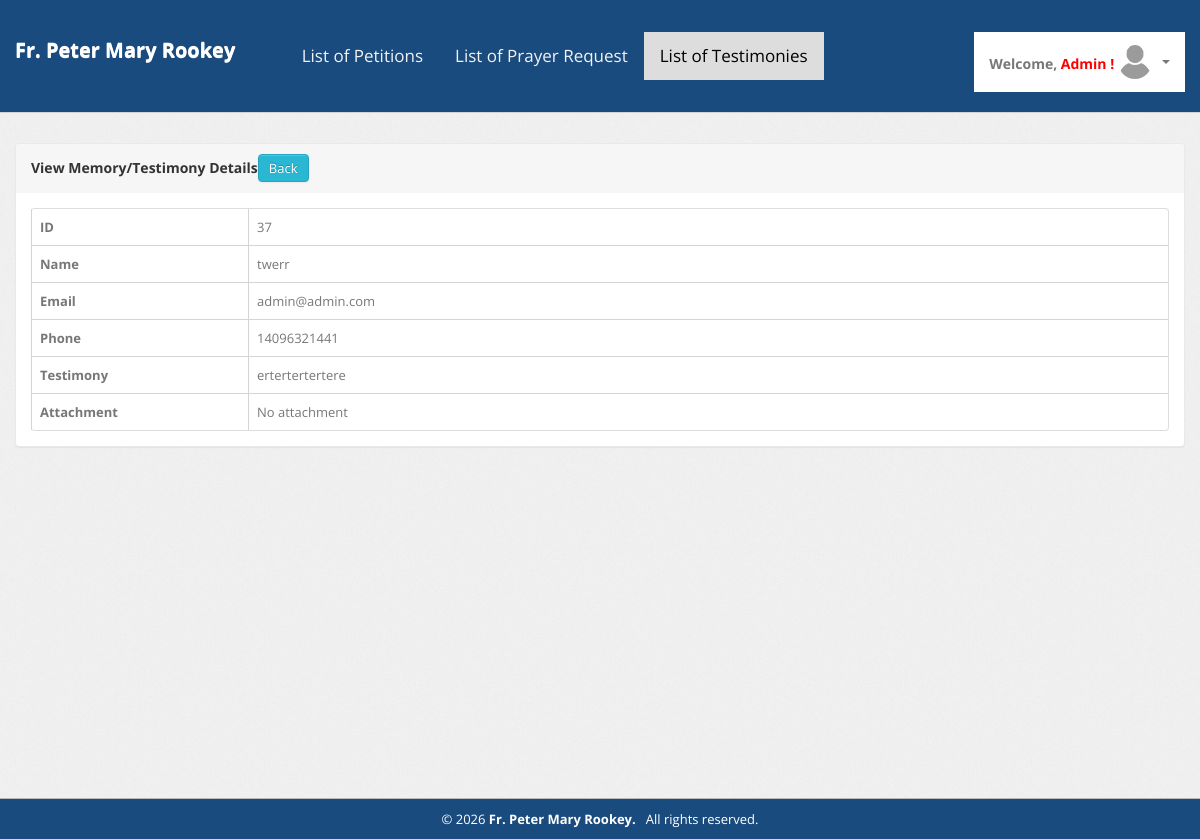
The page /admin-dashboard/memories-view.php?id=37 (signed in) on the database its author committed.
### tables this page shows
CREATE TABLE IF NOT EXISTS `testimonials` (
  `id` int unsigned NOT NULL AUTO_INCREMENT,
  `name` varchar(255) NOT NULL,
  `email` varchar(255) NOT NULL,
  `phone` varchar(50) NOT NULL,
  `testimony` text NOT NULL,
  `file_path` varchar(255) DEFAULT NULL,
  `created_at` timestamp NULL DEFAULT CURRENT_TIMESTAMP,
  PRIMARY KEY (`id`)
);

### admin-dashboard/memories-view.php (the view, shortened to what this page needs)
<?php
	include_once('config.php');
    $id = isset($_GET['id']) ? intval($_GET['id']) : 0;
?>
<!DOCTYPE html>
<html lang="en">
<head>
    <link type="text/css" href="bootstrap/css/bootstrap.min.css" rel="stylesheet">
    <link type="text/css" href="bootstrap/css/bootstrap-responsive.min.css" rel="stylesheet">
    <link type="text/css" href="css/theme.css" rel="stylesheet">
    <link type="text/css" href="images/icons/css/font-awesome.css" rel="stylesheet">
    <link rel="stylesheet" href="https://cdnjs.cloudflare.com/ajax/libs/font-awesome/4.7.0/css/font-awesome.min.css">
</head>
<body>
    <div class="navbar navbar-fixed-top">
        <div class="navbar-inner">
           <?php include_once('top-header.php');?>
        </div>
    </div>
    <div class="wrapper">
        <div class="container">
            <div class="row">
                <div class="span12">
                    <div class="content">
                        <div class="module">
                        <div class="module-head">
                            <h3>View Memory/Testimony Details</h3>
                            <span style="float: right;">
                                <a href='memories-list.php' class='btn btn-info'>Back</a>
                            </span>
                        </div>
                        <div class="module-body">
                        <?php
                            $sql = "SELECT * FROM `testimonials` where id = $id";
                            $query = $conn->query($sql);
                            if($query && $row = $query->fetch_assoc()){
                        ?>
                            <table class="table table-bordered">
                                <tbody>
                                    <tr>
                                        <th style="width:200px;">ID</th>
                                        <td><?php echo $row['id'] ?></td>
                                    </tr>
                                    <tr>
                                        <th>Name</th>
                                        <td><?php echo htmlspecialchars($row['name']) ?></td>
                                    </tr>
                                    <tr>
                                        <th>Email</th>
                                        <td><?php echo htmlspecialchars($row['email']) ?></td>
                                    </tr>
                                    <tr>
                                        <th>Phone</th>
                                        <td><?php echo htmlspecialchars($row['phone']) ?></td>
                                    </tr>
                                    <tr>
                                        <th>Testimony</th>
                                        <td style="white-space: pre-wrap;"><?php echo htmlspecialchars($row['testimony']) ?></td>
                                    </tr>
                                    <tr>
                                        <th>Attachment</th>
                                        <td>
                                            <?php
                                            if(!empty($row['file_path'])) {
                                                $displayPath = "../" . $row['file_path'];
                                                echo "<a href='$displayPath' target='_blank'>View Attachment</a>";
                                            } else {
                                                echo "No attachment";
                                            }
                                            ?>
                                        </td>
                                    </tr>
                                </tbody>
                            </table>
                        <?php } else { echo "Record not found."; } ?>
                        </div>
                    </div>
                </div>
            </div>
        </div>
    </div>
</div>
<div class="footer">
    <div class="container">
        <?php include_once('footer.php');?>
    </div>
</div>
</body>
</html>

### admin-dashboard/css/theme.css (style rules this page uses)
body { font-size: 13px; font-family: 'Open Sans', Arial, sans-serif; background: #fff; color: #777 }
h1, h2, h3, h4, h5, h6 { color: #333; margin-top: 0 }
h3 { font-size: 20px }
.wrapper { background: url(../images/bg.png) #eee; border-bottom: 1px solid #bbb; -webkit-box-shadow: 0 1px 2px rgba(0,0,0,0.1); -moz-box-shadow: 0 1px 2px rgba(0,0,0,0.1); box-shadow: 0 1px 2px rgba(0,0,0,0.1); padding: 30px 0; min-height: 78.2vh; }
.footer { color: #fff; padding: 10px 0 10px; background: #1a4b7e; text-align: center; }
.module { background: #fff; -webkit-border-radius: 3px; -moz-border-radius: 3px; border-radius: 3px; border: 1px solid #ccc; border-bottom-color: #bbb; -webkit-box-shadow: 0 0 1px rgba(0,0,0,0.2); -moz-box-shadow: 0 0 1px rgba(0,0,0,0.2); box-shadow: 0 0 1px rgba(0,0,0,0.2); margin-bottom: 30px }
.navbar { position: static!important; margin: 0!important }
.navbar .navbar-inner { background: #1a4b7e; -webkit-box-shadow: 0 1px 2px rgba(0,0,0,0.15); -moz-box-shadow: 0 1px 2px rgba(0,0,0,0.15); box-shadow: 0 1px 2px rgba(0,0,0,0.15); padding: 20px 0; }
.btn, .btn-box { -webkit-border-radius: 3px; -moz-border-radius: 3px; border-radius: 3px }
.btn { font-size: 13px; font-weight: 600 }
.btn { display: inline-block; margin-bottom: 0; font-weight: 400; text-align: center; vertical-align: middle; cursor: pointer; background-image: none; border: 1px solid transparent; white-space: nowrap; padding: 4px 10px; font-size: 13px; line-height: 1.42857; border-radius: 4px; -webkit-user-select: none; -moz-user-select: none; -ms-user-select: none; user-select: none }
.btn-info { color: #fff; background-color: #29b7d3; border-color: #25a4be }
.table { margin-bottom: 0 }
.table th, .table td { border-color: #d5d5d5!important }
.table-bordered thead:first-child tr:first-child>th:last-child, .table-bordered tbody:first-child tr:first-child>td:last-child { -webkit-border-top-right-radius: 2px; -moz-border-radius-topright: 2px; border-top-right-radius: 2px }
.table-bordered thead:last-child tr:last-child>th:last-child, .table-bordered tbody:last-child tr:last-child>td:last-child, .table-bordered tfoot:last-child tr:last-child>td:last-child { -webkit-border-bottom-right-radius: 2px; -moz-border-radius-bottomright: 2px; border-bottom-right-radius: 2px }
.module { border-color: #e9e9e9; background-color: #fff; border-radius: 4px; -webkit-box-shadow: 0 1px 1px rgba(0,0,0,.05); box-shadow: 0 1px 1px rgba(0,0,0,.05); }
.module-head { color: #767676; background-color: #f6f6f6; border-color: #e9e9e9; padding: 10px 15px; border-bottom: 1px solid transparent; border-top-right-radius: 3px; border-top-left-radius: 3px; }
.module-head h3 { font-size: 14px; line-height: 28px; height: 28px; margin: 0 }
.module-body { padding: 15px; }
.module-head { display: flex; }

### rows shown on the page
testimonials: id "37", name "twerr", email "admin@admin.com", phone "14096321441", testimony "ertertertertere"

### other values the page prints
APPNAME "Fr. Peter Mary Rookey"
